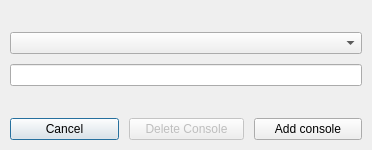
<?xml version="1.0" encoding="UTF-8"?>
<ui version="4.0">
 <class>Dialog</class>
 <widget class="QDialog" name="Dialog">
  <property name="geometry">
   <rect>
    <x>0</x>
    <y>0</y>
    <width>372</width>
    <height>150</height>
   </rect>
  </property>
  <property name="minimumSize">
   <size>
    <width>372</width>
    <height>150</height>
   </size>
  </property>
  <property name="maximumSize">
   <size>
    <width>372</width>
    <height>150</height>
   </size>
  </property>
  <property name="windowTitle">
   <string>Dialog</string>
  </property>
  <layout class="QVBoxLayout" name="verticalLayout">
   <property name="spacing">
    <number>10</number>
   </property>
   <property name="leftMargin">
    <number>10</number>
   </property>
   <property name="topMargin">
    <number>10</number>
   </property>
   <property name="rightMargin">
    <number>10</number>
   </property>
   <property name="bottomMargin">
    <number>10</number>
   </property>
   <item>
    <spacer name="verticalSpacer_2">
     <property name="orientation">
      <enum>Qt::Vertical</enum>
     </property>
     <property name="sizeHint" stdset="0">
      <size>
       <width>20</width>
       <height>11</height>
      </size>
     </property>
    </spacer>
   </item>
   <item>
    <widget class="QComboBox" name="comboBox"/>
   </item>
   <item>
    <widget class="QLineEdit" name="lineEdit"/>
   </item>
   <item>
    <spacer name="verticalSpacer">
     <property name="orientation">
      <enum>Qt::Vertical</enum>
     </property>
     <property name="sizeHint" stdset="0">
      <size>
       <width>20</width>
       <height>12</height>
      </size>
     </property>
    </spacer>
   </item>
   <item>
    <layout class="QHBoxLayout" name="horizontalLayout_3">
     <property name="spacing">
      <number>10</number>
     </property>
     <item>
      <widget class="QPushButton" name="button_cancel">
       <property name="minimumSize">
        <size>
         <width>90</width>
         <height>0</height>
        </size>
       </property>
       <property name="text">
        <string>Cancel</string>
       </property>
      </widget>
     </item>
     <item>
      <widget class="QPushButton" name="button_delete">
       <property name="enabled">
        <bool>false</bool>
       </property>
       <property name="minimumSize">
        <size>
         <width>115</width>
         <height>0</height>
        </size>
       </property>
       <property name="text">
        <string>Delete Console</string>
       </property>
       <property name="checkable">
        <bool>false</bool>
       </property>
      </widget>
     </item>
     <item>
      <widget class="QPushButton" name="button_update">
       <property name="text">
        <string>Add console</string>
       </property>
      </widget>
     </item>
    </layout>
   </item>
  </layout>
 </widget>
 <resources/>
 <connections/>
</ui>
